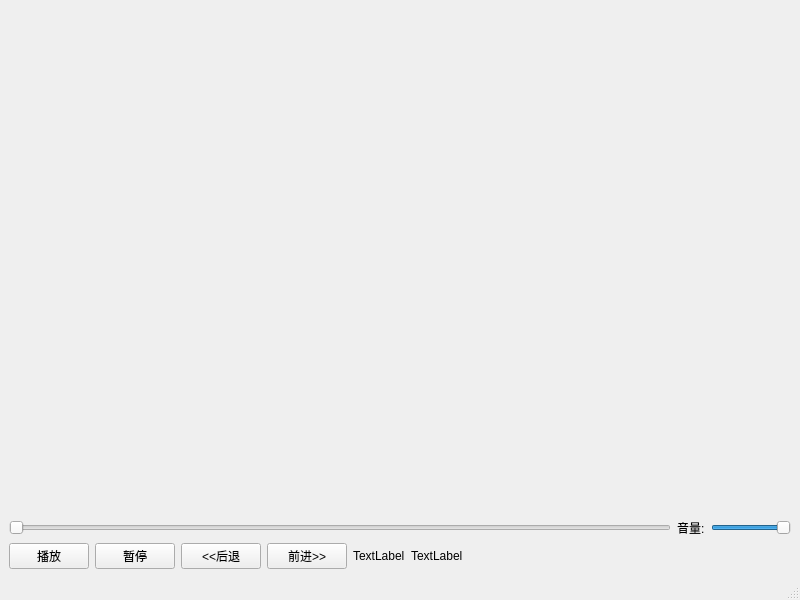
<?xml version="1.0" encoding="UTF-8"?>
<ui version="4.0">
 <class>MainWindow</class>
 <widget class="QMainWindow" name="MainWindow">
  <property name="geometry">
   <rect>
    <x>0</x>
    <y>0</y>
    <width>800</width>
    <height>600</height>
   </rect>
  </property>
  <property name="windowTitle">
   <string>MainWindow</string>
  </property>
  <widget class="QWidget" name="centralwidget">
   <layout class="QVBoxLayout" name="verticalLayout" stretch="1,0,0">
    <item>
     <widget class="MyDisplayImgWidget" name="widget" native="true"/>
    </item>
    <item>
     <layout class="QHBoxLayout" name="horizontalLayout_2" stretch="1,0,0">
      <item>
       <widget class="QSlider" name="horizontalSlider">
        <property name="orientation">
         <enum>Qt::Horizontal</enum>
        </property>
       </widget>
      </item>
      <item>
       <widget class="QLabel" name="volumeLabel">
        <property name="text">
         <string>音量:</string>
        </property>
       </widget>
      </item>
      <item>
       <widget class="QSlider" name="volumeSlider">
        <property name="minimumSize">
         <size>
          <width>80</width>
          <height>0</height>
         </size>
        </property>
        <property name="maximumSize">
         <size>
          <width>80</width>
          <height>16777215</height>
         </size>
        </property>
        <property name="maximum">
         <number>100</number>
        </property>
        <property name="value">
         <number>100</number>
        </property>
        <property name="orientation">
         <enum>Qt::Horizontal</enum>
        </property>
       </widget>
      </item>
     </layout>
    </item>
    <item>
     <layout class="QHBoxLayout" name="horizontalLayout">
      <item>
       <widget class="QPushButton" name="btnPlay">
        <property name="text">
         <string>播放</string>
        </property>
       </widget>
      </item>
      <item>
       <widget class="QPushButton" name="btnPause">
        <property name="text">
         <string>暂停</string>
        </property>
       </widget>
      </item>
      <item>
       <widget class="QPushButton" name="btnRewind">
        <property name="text">
         <string>&lt;&lt;后退</string>
        </property>
       </widget>
      </item>
      <item>
       <widget class="QPushButton" name="btnForward">
        <property name="text">
         <string>前进&gt;&gt;</string>
        </property>
       </widget>
      </item>
      <item>
       <widget class="QLabel" name="currentSecLabel">
        <property name="text">
         <string>TextLabel</string>
        </property>
       </widget>
      </item>
      <item>
       <widget class="QLabel" name="totalSecLabel">
        <property name="text">
         <string>TextLabel</string>
        </property>
       </widget>
      </item>
      <item>
       <spacer name="horizontalSpacer">
        <property name="orientation">
         <enum>Qt::Horizontal</enum>
        </property>
        <property name="sizeHint" stdset="0">
         <size>
          <width>580</width>
          <height>20</height>
         </size>
        </property>
       </spacer>
      </item>
     </layout>
    </item>
   </layout>
  </widget>
  <widget class="QMenuBar" name="menubar">
   <property name="geometry">
    <rect>
     <x>0</x>
     <y>0</y>
     <width>800</width>
     <height>22</height>
    </rect>
   </property>
  </widget>
  <widget class="QStatusBar" name="statusbar"/>
 </widget>
 <customwidgets>
  <customwidget>
   <class>MyDisplayImgWidget</class>
   <extends>QWidget</extends>
   <header>MyDisplayImgWidget.h</header>
   <container>1</container>
  </customwidget>
 </customwidgets>
 <resources/>
 <connections/>
</ui>
